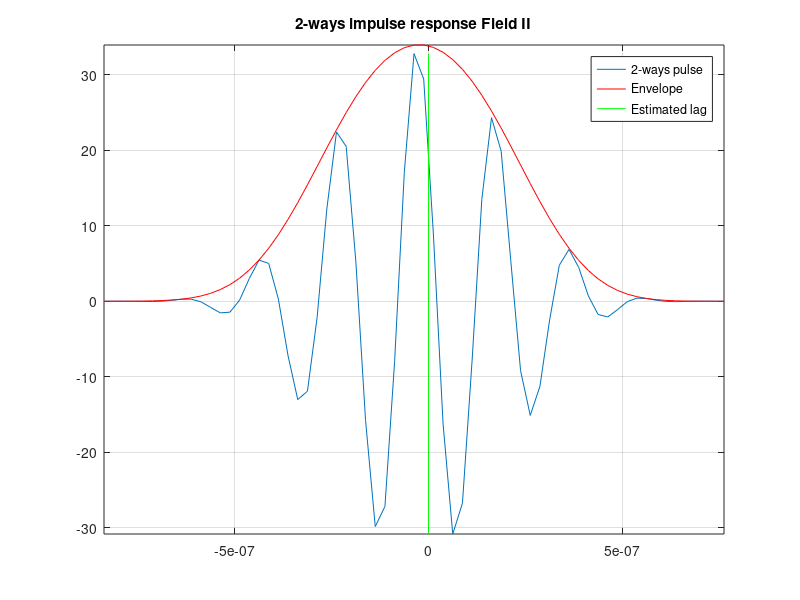

Recreate this plot in MATLAB.
function [sys,probe,image]= Para()
sys.channel = 128;
sys.c = 1540;
sys.fs = 40e6;
%% probe parameter
fs  = sys.fs;                             %sample frequency
dt = 1/fs;
probe.f0 = 5e6;                     %  Transducer center frequency [Hz]
probe.height = 6.15e-4;              %  Height of element [m]

probe.kerf = 7.7e-6;                       % gap between elements [m]
probe.width     = 1.46e-4;       % Width of element [m]
probe.pitch = probe.kerf+probe.width;                     %  Kerf [m]
probe.focus = [0 0 40]/1000;                       %  Fixed focal point [m]
probe.element = 256;                         %  Number of physical elements
lambda = sys.c/probe.f0;
probe.no_sub_x = round(probe.width/(lambda/8));
probe.no_sub_y = round(probe.height/(lambda/8));

%% impulse response signal
bandwidth = 0.7;        % probe bandwidth
pulse_duration  = 2.5;             % pulse duration [cycles]
t0 = (-1/bandwidth/probe.f0): dt : (1/bandwidth/probe.f0);
impulse_response = gauspuls(t0, probe.f0, bandwidth);
impulse_response = impulse_response-mean(impulse_response); % get rid of DC
probe.impulse_response =  impulse_response;
te = (-pulse_duration/2/probe.f0): dt : (pulse_duration/2/probe.f0);
excitation = square(2*pi*probe.f0*te+pi/2);
probe.excitation = excitation;
one_way_ir = conv(impulse_response,excitation);
two_way_ir = conv(one_way_ir,impulse_response);
lag = length(two_way_ir)/2+1;
figure;
plot((0:(length(two_way_ir)-1))*dt -lag*dt,two_way_ir); hold on; grid on; axis tight
plot((0:(length(two_way_ir)-1))*dt -lag*dt,abs(hilbert(two_way_ir)),'r')
plot([0 0],[min(two_way_ir) max(two_way_ir)],'g');
legend('2-ways pulse','Envelope','Estimated lag');
title('2-ways impulse response Field II');

%% Trans Rev
sys.tx_dynamic_focus = 0;
sys.tx_apo = rectwin(sys.channel)';
sys.rx_dynamic_focus = 1;
sys.rx_apo = hamming(sys.channel)';
sys.tx_focus_loc = 0.04;
sys.tx_focus_times = 0;
sys.emit_line = 128;
%% image 
image.width = 15/1000; 

